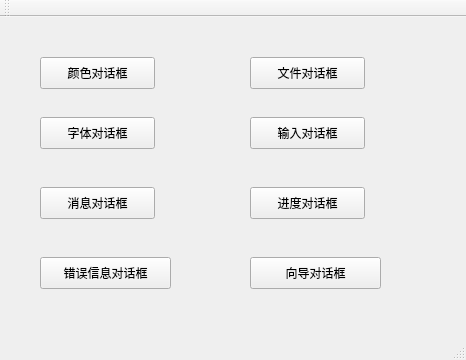
<?xml version="1.0" encoding="UTF-8"?>
<ui version="4.0">
 <class>MainWindow</class>
 <widget class="QMainWindow" name="MainWindow">
  <property name="geometry">
   <rect>
    <x>0</x>
    <y>0</y>
    <width>466</width>
    <height>360</height>
   </rect>
  </property>
  <property name="windowTitle">
   <string>MainWindow</string>
  </property>
  <widget class="QWidget" name="centralWidget">
   <widget class="QPushButton" name="pushButton">
    <property name="geometry">
     <rect>
      <x>40</x>
      <y>40</y>
      <width>115</width>
      <height>32</height>
     </rect>
    </property>
    <property name="text">
     <string>颜色对话框</string>
    </property>
   </widget>
   <widget class="QPushButton" name="pushButton_2">
    <property name="geometry">
     <rect>
      <x>250</x>
      <y>40</y>
      <width>115</width>
      <height>32</height>
     </rect>
    </property>
    <property name="text">
     <string>文件对话框</string>
    </property>
   </widget>
   <widget class="QPushButton" name="pushButton_3">
    <property name="geometry">
     <rect>
      <x>40</x>
      <y>100</y>
      <width>115</width>
      <height>32</height>
     </rect>
    </property>
    <property name="text">
     <string>字体对话框</string>
    </property>
   </widget>
   <widget class="QPushButton" name="pushButton_4">
    <property name="geometry">
     <rect>
      <x>250</x>
      <y>100</y>
      <width>115</width>
      <height>32</height>
     </rect>
    </property>
    <property name="text">
     <string>输入对话框</string>
    </property>
   </widget>
   <widget class="QPushButton" name="pushButton_5">
    <property name="geometry">
     <rect>
      <x>40</x>
      <y>170</y>
      <width>115</width>
      <height>32</height>
     </rect>
    </property>
    <property name="text">
     <string>消息对话框</string>
    </property>
   </widget>
   <widget class="QPushButton" name="pushButton_6">
    <property name="geometry">
     <rect>
      <x>250</x>
      <y>170</y>
      <width>115</width>
      <height>32</height>
     </rect>
    </property>
    <property name="text">
     <string>进度对话框</string>
    </property>
   </widget>
   <widget class="QPushButton" name="pushButton_7">
    <property name="geometry">
     <rect>
      <x>40</x>
      <y>240</y>
      <width>131</width>
      <height>32</height>
     </rect>
    </property>
    <property name="text">
     <string>错误信息对话框</string>
    </property>
   </widget>
   <widget class="QPushButton" name="pushButton_8">
    <property name="geometry">
     <rect>
      <x>250</x>
      <y>240</y>
      <width>131</width>
      <height>32</height>
     </rect>
    </property>
    <property name="text">
     <string>向导对话框</string>
    </property>
   </widget>
  </widget>
  <widget class="QMenuBar" name="menuBar">
   <property name="geometry">
    <rect>
     <x>0</x>
     <y>0</y>
     <width>466</width>
     <height>22</height>
    </rect>
   </property>
  </widget>
  <widget class="QToolBar" name="mainToolBar">
   <attribute name="toolBarArea">
    <enum>TopToolBarArea</enum>
   </attribute>
   <attribute name="toolBarBreak">
    <bool>false</bool>
   </attribute>
  </widget>
  <widget class="QStatusBar" name="statusBar"/>
 </widget>
 <layoutdefault spacing="6" margin="11"/>
 <resources/>
 <connections/>
</ui>
